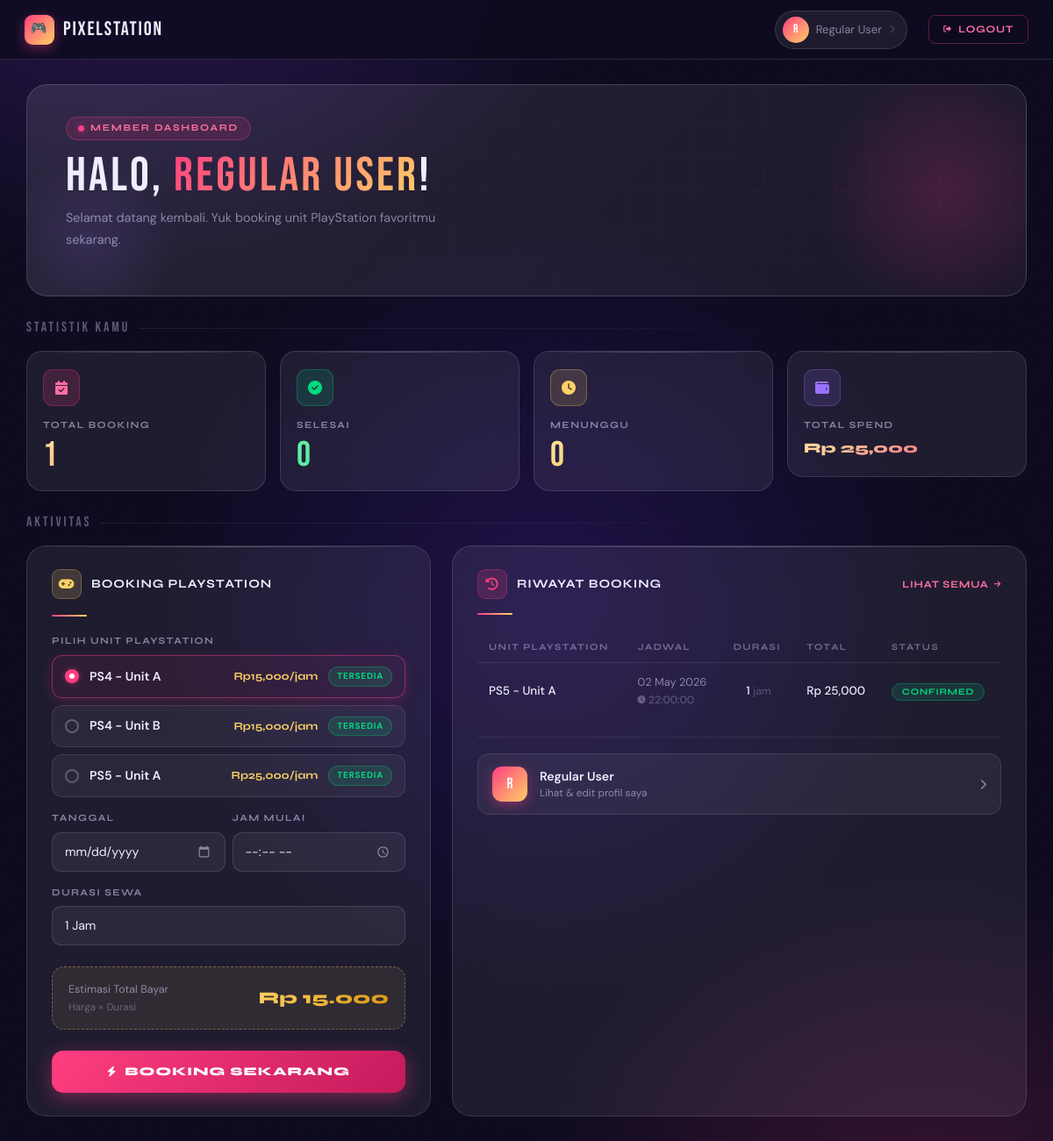
Page /user/dashboard-user.php (signed in) on the committed database.
### tables this page shows
CREATE TABLE `playstations` (
  `id` int(11) NOT NULL,
  `nama_ps` varchar(100) NOT NULL,
  `harga_per_jam` int(11) NOT NULL,
  `status` enum('tersedia','terpakai') DEFAULT 'tersedia',
  `created_at` timestamp NOT NULL DEFAULT current_timestamp()
);

CREATE TABLE `bookings` (
  `id` int(11) NOT NULL,
  `user_id` int(11) NOT NULL,
  `ps_id` int(11) NOT NULL,
  `tanggal` date NOT NULL,
  `jam_mulai` time NOT NULL,
  `durasi` int(11) NOT NULL,
  `total_harga` int(11) NOT NULL,
  `status` enum('pending','confirmed','selesai','batal') DEFAULT 'pending',
  `created_at` timestamp NOT NULL DEFAULT current_timestamp()
);

### user/dashboard-user.php (the view, shortened to what this page needs)
<?php
global $conn;
$user_id   = $_SESSION['id']   ?? null;
$user_name = $_SESSION['nama'] ?? 'Member';
$query_riwayat = mysqli_query($conn,
    "SELECT b.*, p.nama_ps AS nama_unit
     FROM bookings b
     JOIN playstations p ON b.ps_id = p.id
     WHERE b.user_id = '$user_id'
     ORDER BY b.created_at DESC LIMIT 5"
);
$query_ps = mysqli_query($conn, "SELECT * FROM playstations WHERE status = 'tersedia' ORDER BY nama_ps ASC");
$stat_total   = mysqli_fetch_assoc(mysqli_query($conn, "SELECT COUNT(*) AS t FROM bookings WHERE user_id='$user_id'"));
$stat_selesai = mysqli_fetch_assoc(mysqli_query($conn, "SELECT COUNT(*) AS t FROM bookings WHERE user_id='$user_id' AND status='selesai'"));
$stat_pending = mysqli_fetch_assoc(mysqli_query($conn, "SELECT COUNT(*) AS t FROM bookings WHERE user_id='$user_id' AND status='pending'"));
$stat_spend   = mysqli_fetch_assoc(mysqli_query($conn, "SELECT SUM(total_harga) AS t FROM bookings WHERE user_id='$user_id' AND status IN ('confirmed','selesai')"));
?>
<!DOCTYPE html>
<html lang="id">
<head>
    <link href="https://cdn.jsdelivr.net/npm/bootstrap@5.3.3/dist/css/bootstrap.min.css" rel="stylesheet">
    <link rel="stylesheet" href="https://cdnjs.cloudflare.com/ajax/libs/font-awesome/6.5.0/css/all.min.css">
</head>
<body>
<nav class="px-nav">
    <a href="#" class="nav-brand">
        <div class="nav-brand-icon">🎮</div>
        PIXELSTATION
    </a>
    <a href="profil.php" class="nav-pill text-decoration-none">
        <div class="nav-avatar"><?= strtoupper(substr($user_name, 0, 1)); ?></div>
        <span><?= htmlspecialchars($user_name); ?></span>
    </a>
    <a href="../logout.php" class="btn-nav-logout ms-2">
        <i class="fas fa-right-from-bracket fa-xs me-1"></i> Logout
    </a>
</nav>
<div class="main-wrap">
    <div class="hero-banner mb-4">
        <div class="hero-grid"></div>
        <div class="hero-orb"></div>
        <div class="hero-orb2"></div>
        <div class="hero-tag">
            <span class="dot-live"></span>
            Member Dashboard
        </div>
        <div class="hero-title">
            Halo, <span><?= htmlspecialchars($user_name); ?></span>!
        </div>
        <p class="hero-sub">Selamat datang kembali. Yuk booking unit PlayStation favoritmu sekarang.</p>
    </div>
    <div class="section-title">Statistik Kamu</div>
    <div class="row g-3 mb-4">
        <div class="col-6 col-md-3">
            <div class="stat-card">
                <div class="sc-icon pink"><i class="fas fa-calendar-check"></i></div>
                <div class="sc-label">Total Booking</div>
                <div class="sc-num"><?= $stat_total['t'] ?? 0; ?></div>
            </div>
        </div>
        <div class="col-6 col-md-3">
            <div class="stat-card">
                <div class="sc-icon green"><i class="fas fa-circle-check"></i></div>
                <div class="sc-label">Selesai</div>
                <div class="sc-num is-green"><?= $stat_selesai['t'] ?? 0; ?></div>
            </div>
        </div>
        <div class="col-6 col-md-3">
            <div class="stat-card">
                <div class="sc-icon yellow"><i class="fas fa-clock"></i></div>
                <div class="sc-label">Menunggu</div>
                <div class="sc-num is-yellow"><?= $stat_pending['t'] ?? 0; ?></div>
            </div>
        </div>
        <div class="col-6 col-md-3">
            <div class="stat-card">
                <div class="sc-icon purple"><i class="fas fa-wallet"></i></div>
                <div class="sc-label">Total Spend</div>
                <div class="sc-val mt-1">Rp <?= number_format($stat_spend['t'] ?? 0); ?></div>
            </div>
        </div>
    </div>
    <div class="section-title">Aktivitas</div>
    <div class="row g-4">
        <div class="col-lg-5">
            <div class="glass-panel">
                <div class="panel-heading">
                    <div class="ph-icon yellow"><i class="fas fa-gamepad"></i></div>
                    Booking PlayStation
                </div>
                <div class="divider-px"></div>
                <form action="proses-booking.php" method="POST" id="bookingForm">
                    <div class="mb-3">
                        <label class="form-label-px">Pilih Unit PlayStation</label>
                        <?php if (mysqli_num_rows($query_ps) > 0): ?>
                        <div class="unit-cards" id="unitCards">
                            <?php
                            $first = true;
                            while ($ps = mysqli_fetch_assoc($query_ps)):
                            ?>
                            <label class="unit-card-item <?= $first ? 'selected' : ''; ?>" id="label_<?= $ps['id']; ?>">
                                <div class="unit-dot"></div>
                                <span class="unit-name"><?= htmlspecialchars($ps['nama_ps']); ?></span>
                                <span class="unit-price">Rp<?= number_format($ps['harga_per_jam']); ?>/jam</span>
                                <span class="unit-badge">Tersedia</span>
                            </label>
                            <?php $first = false; endwhile; ?>
                        </div>
                        <?php endif; ?>
                    </div>
                    <div class="row g-2 mb-3">
                        <div class="col-6">
                            <label class="form-label-px">Tanggal</label>
                            <input type="date" name="tanggal" id="fTanggal"
                                class="form-ctrl-px" required min="<?= date('Y-m-d'); ?>">
                        </div>
                        <div class="col-6">
                            <label class="form-label-px">Jam Mulai</label>
                            <input type="time" name="jam_mulai" id="fJam"
                                class="form-ctrl-px" required>
                        </div>
                    </div>
                    <div class="mb-4">
                        <label class="form-label-px">Durasi Sewa</label>
                        <select name="durasi" id="fDurasi" class="form-ctrl-px">
                            <?php for ($i = 1; $i <= 8; $i++): ?>
                            <option value="<?= $i; ?>"><?= $i; ?> Jam</option>
                            <?php endfor; ?>
                        </select>
                    </div>
                    <div class="estimasi-box mb-4">
                        <div>
                            <div class="estimasi-label">Estimasi Total Bayar</div>
                            <div style="font-size:.72rem;color:rgba(220,215,255,.35);margin-top:2px;">Harga × Durasi</div>
                        </div>
                        <div class="estimasi-val" id="estimasiVal">Rp 0</div>
                    </div>
                    <button type="submit" class="btn-submit-px">
                        <i class="fas fa-bolt fa-sm"></i> Booking Sekarang
                    </button>
                </form>
            </div>
        </div>
        <div class="col-lg-7">
            <div class="glass-panel">
                <div class="d-flex justify-content-between align-items-center mb-0">
                    <div class="panel-heading mb-0">
                        <div class="ph-icon"><i class="fas fa-clock-rotate-left"></i></div>
                        Riwayat Booking
                    </div>
                    <a href="riwayat.php" class="link-all">
                        Lihat Semua <i class="fas fa-arrow-right fa-xs"></i>
                    </a>
                </div>
                <div class="divider-px mt-3"></div>
                <?php
                $riwayat_rows = [];
                if ($query_riwayat) {
                    while ($r = mysqli_fetch_assoc($query_riwayat)) $riwayat_rows[] = $r;
                }
                ?>
                <?php if (empty($riwayat_rows)): ?>
                <div class="empty-state">
                    <div class="empty-icon"><i class="fas fa-calendar-xmark"></i></div>
                    <div class="empty-title">Belum Ada Riwayat</div>
                    <p style="font-size:.82rem;">Yuk lakukan booking pertamamu!</p>
                </div>
                <?php else: ?>
                <div class="table-responsive">
                    <table class="px-table">
                        <thead>
                            <tr>
                                <th>Unit PlayStation</th>
                                <th>Jadwal</th>
                                <th>Durasi</th>
                                <th>Total</th>
                                <th>Status</th>
                            </tr>
                        </thead>
                        <tbody>
                        <?php foreach ($riwayat_rows as $row):
                            $sc = match($row['status']) {
                                'pending'   => 'sb-pending',
                                'confirmed' => 'sb-confirmed',
                                'selesai'   => 'sb-selesai',
                                'batal'     => 'sb-batal',
                                default     => ''
                            };
                        ?>
                        <tr>
                            <td><strong><?= htmlspecialchars($row['nama_unit']); ?></strong></td>
                            <td>
                                <span style="font-size:.80rem;">
                                    <?= date('d M Y', strtotime($row['tanggal'])); ?>
                                </span><br>
                                <span style="font-size:.76rem;color:rgba(220,215,255,.35);">
                                    <?= htmlspecialchars($row['jam_mulai']); ?>
                                </span>
                            </td>
                            <td style="text-align:center;">
                                <strong><?= $row['durasi']; ?></strong>
                                <span style="font-size:.76rem;color:rgba(220,215,255,.30);"> jam</span>
                            </td>
                            <td><strong>Rp <?= number_format($row['total_harga']); ?></strong></td>
                            <td><span class="sbadge <?= $sc; ?>"><?= ucfirst($row['status']); ?></span></td>
                        </tr>
                        <?php endforeach; ?>
                        </tbody>
                    </table>
                </div>
                <?php endif; ?>
                <div style="margin-top:20px;padding-top:18px;border-top:1px solid rgba(255,255,255,.07);">
                    <a href="profil.php" style="
                        display:flex; align-items:center; gap:14px; text-decoration:none;
                        background:rgba(255,255,255,.05); border:1px solid rgba(255,255,255,.10);
                        border-radius:14px; padding:14px 16px; transition:.25s;
                    " onmouseover="this.style.borderColor='rgba(255,62,128,.38)'"
                       onmouseout="this.style.borderColor='rgba(255,255,255,.10)'">
                        <div style="
                            width:40px;height:40px;border-radius:11px;
                            background:linear-gradient(135deg,var(--pink),var(--yellow));
                            display:flex;align-items:center;justify-content:center;
                            font-family:'Bebas Neue',sans-serif;font-size:1.1rem;color:#fff;
                            flex-shrink:0;box-shadow:0 4px 14px var(--pink-glow);
                        "><?= strtoupper(substr($user_name, 0, 1)); ?></div>
                        <div style="flex:1;">
                            <div style="font-weight:600;font-size:.88rem;color:var(--text);"><?= htmlspecialchars($user_name); ?></div>
                            <div style="font-size:.74rem;color:var(--muted);">Lihat & edit profil saya</div>
                        </div>
                        <i class="fas fa-chevron-right fa-xs" style="color:var(--muted);"></i>
                    </a>
                </div>
            </div>
        </div>
    </div>
</div>
</body>
</html>

### rows in the picture
playstations: nama_ps "PS4 - Unit A", harga_per_jam "15,000"
playstations: nama_ps "PS4 - Unit B", harga_per_jam "15,000"
playstations: nama_ps "PS5 - Unit A", harga_per_jam "25,000"
bookings: ps.nama_ps "PS5 - Unit A", tanggal "02 May 2026", jam_mulai "22:00:00", durasi "1", total_harga "25,000", status "CONFIRMED"

### other values in the picture
substr($user_name, 0, 1) "R"
$user_name "Regular User"
$stat_total['t'] "1"
$stat_selesai['t'] "0"
$stat_pending['t'] "0"
$stat_spend['t'] "25,000"
form field durasi "1 Jam"
